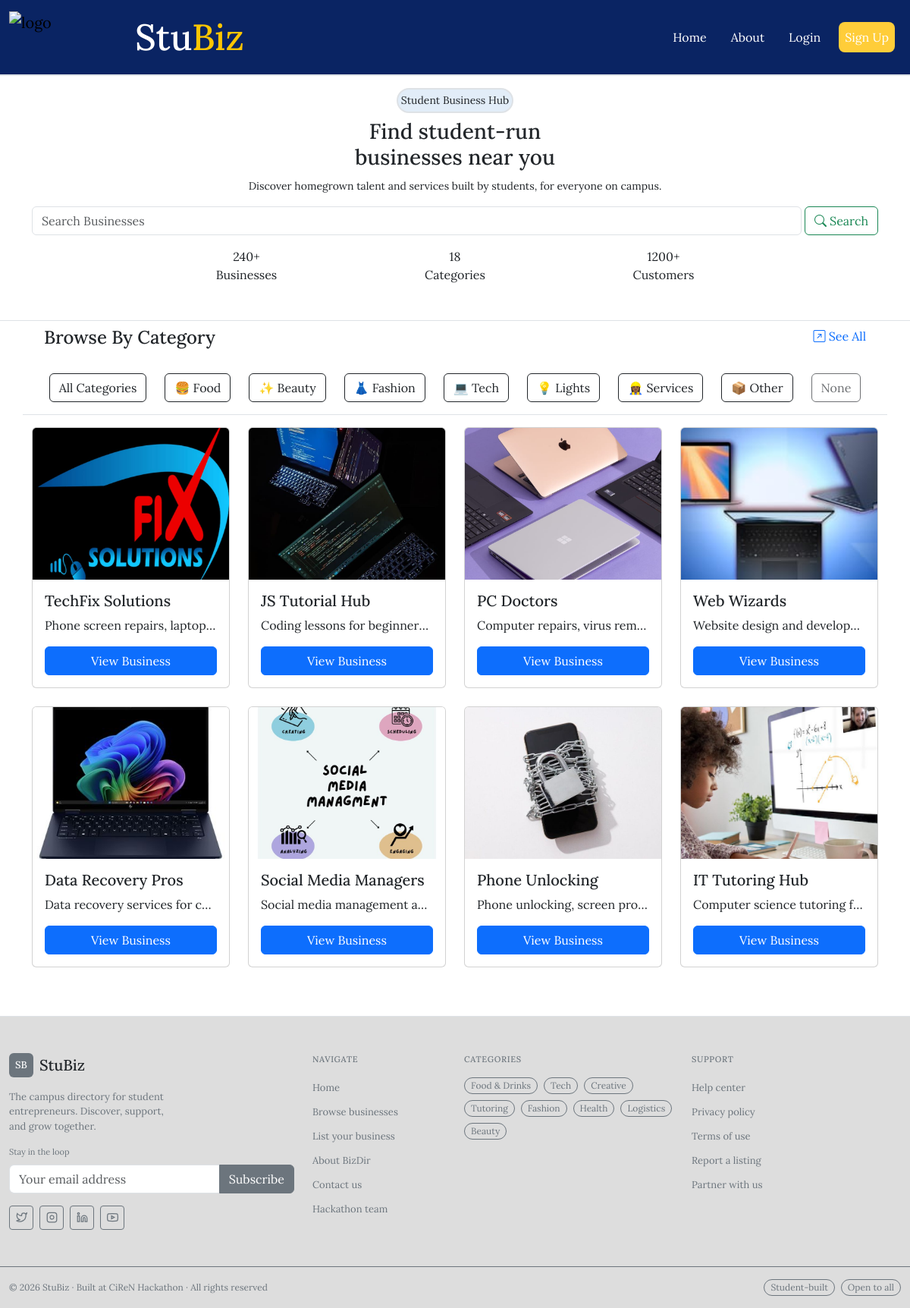
The page / on the database its author committed.
### tables this page shows
CREATE TABLE businesses (
    id              INTEGER PRIMARY KEY AUTOINCREMENT,
    business_name   TEXT NOT NULL,
    owner_name      TEXT NOT NULL,
    category        TEXT NOT NULL,
    description     TEXT NOT NULL,
    whatsapp        TEXT,
    phone           TEXT,
    location        TEXT,
    delivers        INTEGER DEFAULT 0,
    photo_filename  TEXT,
    date_added      TIMESTAMP DEFAULT CURRENT_TIMESTAMP,
    is_verified     INTEGER DEFAULT 0,
    email           TEXT
, user_id INTEGER);

### app.py (the view)
@app.route("/")
def homepage():
    search_query = request.args.get("search", "").strip()
    category_filter = request.args.get("category", "").strip()
    if search_query:
        businesses = database.search_businesses(search_query)
    elif category_filter:
        businesses = database.get_all_businesses(category=category_filter)
    else:
        businesses = database.get_all_businesses()
    return render_template("index.html", businesses=businesses, search_query=search_query, category_filter=category_filter)

### database.py (called while the page is built)
def get_connection():
    conn = sqlite3.connect(DATABASE_PATH)
    conn.row_factory = sqlite3.Row
    return conn

def get_all_businesses(category=None):
    conn = get_connection()
    if category:
        rows = conn.execute(
            "SELECT * FROM businesses WHERE is_verified = 1 AND category = ? ORDER BY date_added DESC",
            (category,)
        ).fetchall()
    else:
        rows = conn.execute(
            "SELECT * FROM businesses WHERE is_verified = 1 ORDER BY date_added DESC"
        ).fetchall()
    conn.close()
    return rows

### templates/index.html (shortened to what this page needs)
{% extends "base.html" %}
{% block main %}
  <section class="border-bottom">
    <div class="container mt-3">
      <span class="d-flex justify-content-center">
        <small class="cus-hover border border-2 rounded-pill p-1 mb-2">
          Student Business Hub
        </small>
      </span>
      <div class="text-center mb-2">
        <h3>Find student-run <br />businesses near you</h3>
        <small class="mb-2">
          Discover homegrown talent and services built by students, for
          everyone on campus.
        </small>
      </div>
      <div>
        <form class="my-3 d-flex" action="/" method="get">
          <input
            name="search"
            value="{{ search_query }}"
            class="form-control me-1"
            type="search"
            placeholder="Search Businesses"
            aria-label="Search"
          />
          <button class="text-nowrap btn btn-outline-success" type="submit">
            <i class="bi bi-search"></i> Search
          </button>
        </form>
      </div>
      <div class="m-2 mb-5 row d-flex justify-content-center text-center">
        <div class="col-8 col-sm-3">240+ <br>Businesses</div>
        <div class="col-8 col-sm-3">
          18 <br>
          Categories
        </div>
        <div class="col-8 col-sm-3">1200+ <br>Customers</div>
      </div>
    </div>
  </section>
  <section class="container text-nowrap mt-2">
    <div class="row mx-1">
      <div class="col text-center text-sm-start">
        <h4>Browse By Category</h4>
      </div>
      <div class="col text-end d-none d-sm-block">
        <span>
          <a
            href=""
            data-bs-toggle="offcanvas"
            data-bs-target="#offcanvasTop"
            aria-controls="offcanvasTop"
            style="text-decoration: none">
            <i class="bi bi-arrow-up-right-square"></i> See All
        </a>
        </span>
      </div>
    </div>
    <div class="mt-4 d-flex gap-4 justify-content-center flex-wrap">
        <button class="btn btn-outline-dark cus-btn" data-bs-toggle="offcanvas" data-bs-target="#offcanvasTop" aria-controls="offcanvasTop" type="button">
          All Categories
        </button>
      <button class="btn btn-outline-dark filter-btn cus-btn" data-category="Food & Drinks">🍔 Food</button>
      <button class="btn btn-outline-dark filter-btn cus-btn" data-category="Beauty & Skincare">✨ Beauty</button>
      <button class="btn btn-outline-dark filter-btn cus-btn" data-category="Fashion & Clothing">👗 Fashion</button>
      <button class="btn btn-outline-dark filter-btn cus-btn" data-category="Tech & Services">💻 Tech</button>
      <button class="btn btn-outline-dark filter-btn cus-btn" data-category="Lights & Decor">💡 Lights</button>
      <button class="btn btn-outline-dark filter-btn cus-btn" data-category="Services">👷🏾‍♀️ Services</button>
      <button class="btn btn-outline-dark filter-btn cus-btn" data-category="Other">📦 Other</button>
      <button class="btn btn-outline-dark filter-btn" disabled data-category="">None</button>
    </div>
  </section>
  <section>
    <div class="container my-3 py-3 border-top">
      <div class="row g-4">
          {% for biz in businesses %}
          <div class="col-12 col-sm-6 col-md-4 col-lg-3 business-card" data-category="{{ biz.category }}">
              <div class="card h-100">
                  {% if biz.photo_filename %}
                      <img src="{{ url_for('static', filename='uploads/' + biz.photo_filename) }}"
                            class="card-img-top"
                            alt="{{ biz.business_name }}"
                            style="height: 200px; object-fit: cover;">
                  {% else %}
                      <div class="bg-secondary text-white d-flex align-items-center justify-content-center"
                            style="height: 200px;">
                          <span>No Photo</span>
                      </div>
                  {% endif %}
                  <div class="card-body d-flex flex-column">
                      <h5 class="card-title">{{ biz.business_name }}</h5>
                      <p class="card-text text-truncate" style="max-width: 100%;">
                          {{ biz.description }}
                      </p>
                      <a href="/business/{{ biz.id }}" class="btn btn-primary mt-auto">View Business</a>
                  </div>
              </div>
          </div>
          {% endfor %}
      </div>
    </div>
  </section>
{% endblock main %}

### static/css/styles.css (style rules this page uses)
body { font-family: 'Lora', serif; }

### templates/index.html (style rules this page uses)
.cus-hover { background-color: rgba(136, 179, 225, 0.241); }

### rows shown on the page
businesses: photo_filename (picture), business_name "TechFix Solutions", description "Phone screen repairs, laptop…"
businesses: photo_filename (picture), business_name "JS Tutorial Hub", description "Coding lessons for beginner…"
businesses: photo_filename (picture), business_name "PC Doctors", description "Computer repairs, virus rem…"
businesses: photo_filename (picture), business_name "Web Wizards", description "Website design and develop…"
businesses: photo_filename (picture), business_name "Data Recovery Pros", description "Data recovery services for c…"
businesses: photo_filename (picture), business_name "Social Media Managers", description "Social media management a…"
businesses: photo_filename (picture), business_name "Phone Unlocking", description "Phone unlocking, screen pro…"
businesses: photo_filename (picture), business_name "IT Tutoring Hub", description "Computer science tutoring f…"
